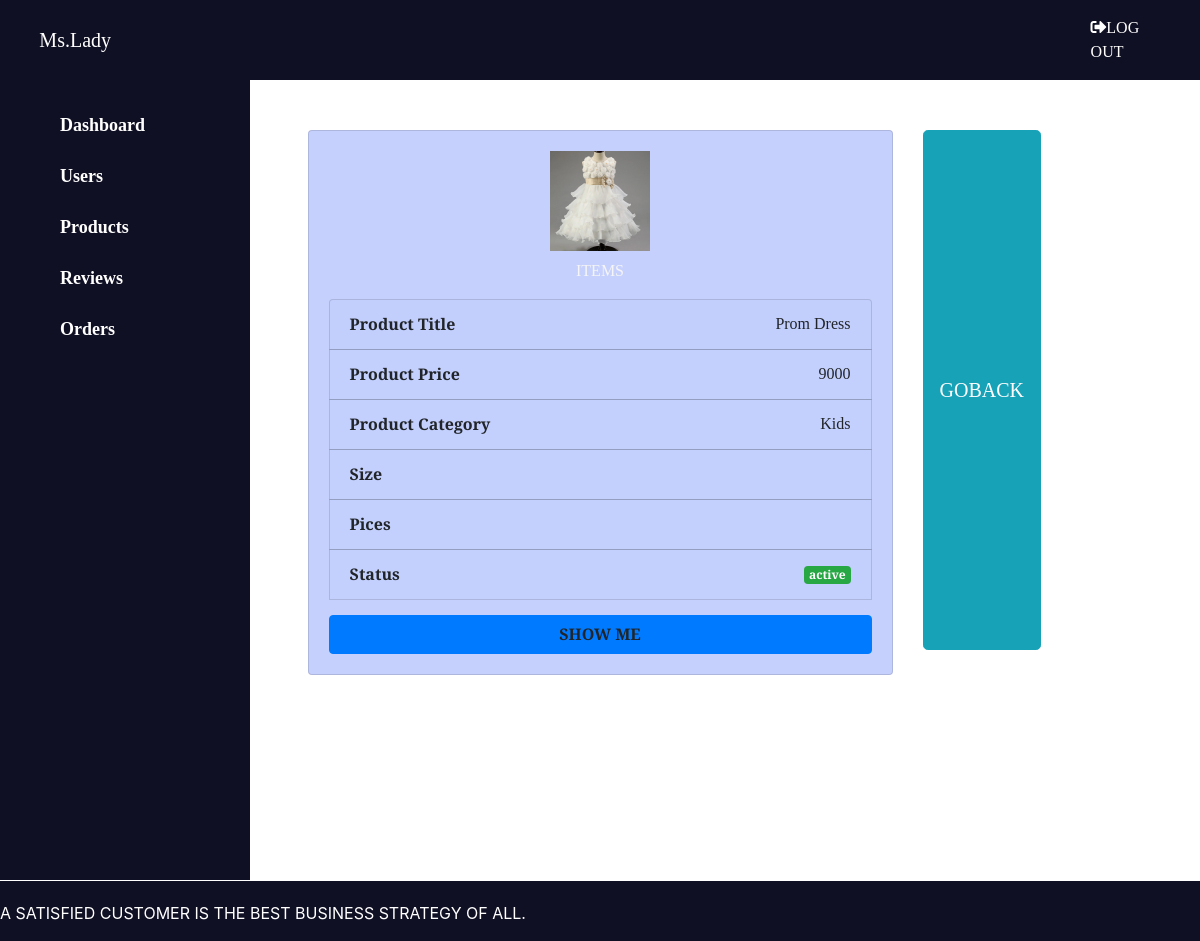
The page /AdminProduct/show.php?id=15 on the database its author committed.
### tables this page shows
CREATE TABLE `products` (
  `product_id` int(100) NOT NULL AUTO_INCREMENT,
  `product_title` varchar(100) DEFAULT NULL,
  `product_price` int(11) DEFAULT NULL,
  `filename` varchar(255) DEFAULT NULL,
  `product_cat` varchar(255) DEFAULT NULL,
  `small` json DEFAULT NULL,
  `medium` int(100) DEFAULT NULL,
  `large` int(100) DEFAULT NULL,
  `description` varchar(255) DEFAULT NULL,
  PRIMARY KEY (`product_id`)
);

### AdminProduct/show.php (the view, shortened to what this page needs)
<?php
include('adminhead.php');
?>
<?php
$id  = $_GET['id'];
$sql = "SELECT * FROM `products` WHERE product_id=$id";
$result = mysqli_query($con, $sql);
$row = mysqli_fetch_array($result);
?>
<div class="col-md-6" style="margin-top: 50px;">
    <div class="card card-primary card-outline" style="background:rgba(41, 83, 243, 0.27) ;   font-family: 'Playfair Display', serif;" id="btn_shadow_show">
        <div class="card-body box-profile">
            <div class="text-center">
                <img class="profile-user-img img-fluid img-circle" src="../product_images/<?php echo $row["filename"]; ?>" alt="items pict" style="width:100px;height:100px;">
            </div>
            <p class="text-center" style="color:whitesmoke">ITEMS</p>
            <ul class="list-group list-group-unbordered mb-3">
                <li class="list-group-item" style="background:rgba(41, 83, 243, 0.01) ;">
                    <b>Product Title</b> <a class="float-right"><?php echo $row['product_title'] ?></a>
                </li>
                <li class="list-group-item" style="background:rgba(41, 83, 243, 0.01) ;">
                    <b>Product Price</b> <a class="float-right"><?php echo $row['product_price'] ?></a>
                </li>
                <li class="list-group-item" style="background:rgba(41, 83, 243, 0.01) ;">
                    <b>Product Category</b> <a class="float-right"><?php echo $row['product_cat'] ?></a>
                </li>
                <li class="list-group-item" style="background:rgba(41, 83, 243, 0.01) ;">
                    <b>Size</b> <a class="float-right"><?php echo $row['size'] ?></a>
                </li>
                <li class="list-group-item" style="background:rgba(41, 83, 243, 0.01) ;">
                    <b>Pices</b> <a class="float-right"><?php echo $row['pices'] ?></a>
                </li>
                <li class="list-group-item" style="background:rgba(41, 83, 243, 0.01) ;">
                    <b>Status</b> <a class="float-right">
                        <span class="badge badge-success"> active</span>
                </li>
            </ul>
            <a class="btn btn-primary btn-block"><b>SHOW ME</b></a>
        </div>
    </div>
</div>
<div class="col-md-2" style="margin-top: 50px;">
    <input type="button" value=" GOBACK" onclick="history.back()" class="btn btn-info btn-lg " style="height:520px; color:#fff ; font-family: 'Playfair Display', serif;" id="btn_shadow_showback">
</div>
</div>
<div class="row">
    <div class="col-md-2">
    </div>
</div>
</div>
<?php
include('adminfooter.php');
?>

### rows shown on the page
products: filename (picture), product_title "Prom Dress", product_price "9000", product_cat "Kids"
